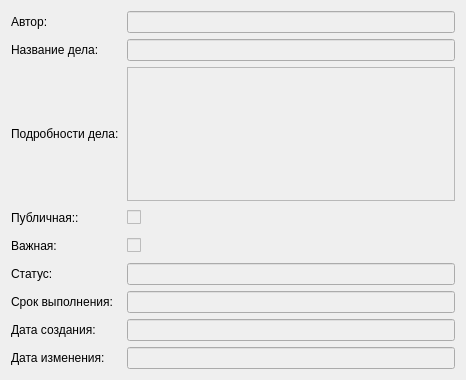
<?xml version="1.0" encoding="UTF-8"?>
<ui version="4.0">
 <class>FormDetails</class>
 <widget class="QWidget" name="FormDetails">
  <property name="geometry">
   <rect>
    <x>0</x>
    <y>0</y>
    <width>466</width>
    <height>380</height>
   </rect>
  </property>
  <property name="windowTitle">
   <string>Form</string>
  </property>
  <layout class="QGridLayout" name="gridLayout">
   <item row="0" column="0">
    <layout class="QVBoxLayout" name="verticalLayout">
     <item>
      <layout class="QHBoxLayout" name="horizontalLayout">
       <item>
        <widget class="QLabel" name="label_author">
         <property name="minimumSize">
          <size>
           <width>110</width>
           <height>22</height>
          </size>
         </property>
         <property name="maximumSize">
          <size>
           <width>110</width>
           <height>22</height>
          </size>
         </property>
         <property name="text">
          <string>Автор:</string>
         </property>
        </widget>
       </item>
       <item>
        <widget class="QLineEdit" name="lineEdit_author">
         <property name="enabled">
          <bool>false</bool>
         </property>
        </widget>
       </item>
      </layout>
     </item>
     <item>
      <layout class="QHBoxLayout" name="horizontalLayout_2">
       <item>
        <widget class="QLabel" name="label_title">
         <property name="minimumSize">
          <size>
           <width>110</width>
           <height>22</height>
          </size>
         </property>
         <property name="maximumSize">
          <size>
           <width>110</width>
           <height>22</height>
          </size>
         </property>
         <property name="text">
          <string>Название дела:</string>
         </property>
        </widget>
       </item>
       <item>
        <widget class="QLineEdit" name="lineEdit_title">
         <property name="enabled">
          <bool>false</bool>
         </property>
        </widget>
       </item>
      </layout>
     </item>
     <item>
      <layout class="QHBoxLayout" name="horizontalLayout_3">
       <item>
        <widget class="QLabel" name="label_message">
         <property name="minimumSize">
          <size>
           <width>110</width>
           <height>22</height>
          </size>
         </property>
         <property name="maximumSize">
          <size>
           <width>110</width>
           <height>22</height>
          </size>
         </property>
         <property name="text">
          <string>Подробности дела:</string>
         </property>
        </widget>
       </item>
       <item>
        <widget class="QTextEdit" name="textEdit_message">
         <property name="enabled">
          <bool>false</bool>
         </property>
         <property name="minimumSize">
          <size>
           <width>0</width>
           <height>100</height>
          </size>
         </property>
        </widget>
       </item>
      </layout>
     </item>
     <item>
      <layout class="QHBoxLayout" name="horizontalLayout_4">
       <item>
        <widget class="QLabel" name="label_public">
         <property name="minimumSize">
          <size>
           <width>110</width>
           <height>22</height>
          </size>
         </property>
         <property name="maximumSize">
          <size>
           <width>110</width>
           <height>22</height>
          </size>
         </property>
         <property name="text">
          <string>Публичная::</string>
         </property>
        </widget>
       </item>
       <item>
        <widget class="QCheckBox" name="checkBox_public">
         <property name="enabled">
          <bool>false</bool>
         </property>
         <property name="text">
          <string/>
         </property>
        </widget>
       </item>
      </layout>
     </item>
     <item>
      <layout class="QHBoxLayout" name="horizontalLayout_5">
       <item>
        <widget class="QLabel" name="label_importance">
         <property name="minimumSize">
          <size>
           <width>110</width>
           <height>22</height>
          </size>
         </property>
         <property name="maximumSize">
          <size>
           <width>110</width>
           <height>22</height>
          </size>
         </property>
         <property name="text">
          <string>Важная:</string>
         </property>
        </widget>
       </item>
       <item>
        <widget class="QCheckBox" name="checkBox_importance">
         <property name="enabled">
          <bool>false</bool>
         </property>
         <property name="text">
          <string/>
         </property>
        </widget>
       </item>
      </layout>
     </item>
     <item>
      <layout class="QHBoxLayout" name="horizontalLayout_6">
       <item>
        <widget class="QLabel" name="label_status">
         <property name="minimumSize">
          <size>
           <width>110</width>
           <height>22</height>
          </size>
         </property>
         <property name="maximumSize">
          <size>
           <width>110</width>
           <height>22</height>
          </size>
         </property>
         <property name="text">
          <string>Статус:</string>
         </property>
        </widget>
       </item>
       <item>
        <widget class="QLineEdit" name="lineEdit_status">
         <property name="enabled">
          <bool>false</bool>
         </property>
        </widget>
       </item>
      </layout>
     </item>
     <item>
      <layout class="QHBoxLayout" name="horizontalLayout_7">
       <item>
        <widget class="QLabel" name="label_deadline">
         <property name="minimumSize">
          <size>
           <width>110</width>
           <height>22</height>
          </size>
         </property>
         <property name="maximumSize">
          <size>
           <width>110</width>
           <height>22</height>
          </size>
         </property>
         <property name="text">
          <string>Срок выполнения:</string>
         </property>
        </widget>
       </item>
       <item>
        <widget class="QLineEdit" name="lineEdit_deadline">
         <property name="enabled">
          <bool>false</bool>
         </property>
        </widget>
       </item>
      </layout>
     </item>
     <item>
      <layout class="QHBoxLayout" name="horizontalLayout_8">
       <item>
        <widget class="QLabel" name="label_createdate">
         <property name="minimumSize">
          <size>
           <width>110</width>
           <height>22</height>
          </size>
         </property>
         <property name="maximumSize">
          <size>
           <width>110</width>
           <height>22</height>
          </size>
         </property>
         <property name="text">
          <string>Дата создания:</string>
         </property>
        </widget>
       </item>
       <item>
        <widget class="QLineEdit" name="lineEdit_createdate">
         <property name="enabled">
          <bool>false</bool>
         </property>
        </widget>
       </item>
      </layout>
     </item>
     <item>
      <layout class="QHBoxLayout" name="horizontalLayout_9">
       <item>
        <widget class="QLabel" name="label_updatedate">
         <property name="minimumSize">
          <size>
           <width>110</width>
           <height>22</height>
          </size>
         </property>
         <property name="maximumSize">
          <size>
           <width>110</width>
           <height>22</height>
          </size>
         </property>
         <property name="text">
          <string>Дата изменения:</string>
         </property>
        </widget>
       </item>
       <item>
        <widget class="QLineEdit" name="lineEdit_updatedate">
         <property name="enabled">
          <bool>false</bool>
         </property>
        </widget>
       </item>
      </layout>
     </item>
    </layout>
   </item>
  </layout>
 </widget>
 <resources/>
 <connections/>
</ui>
